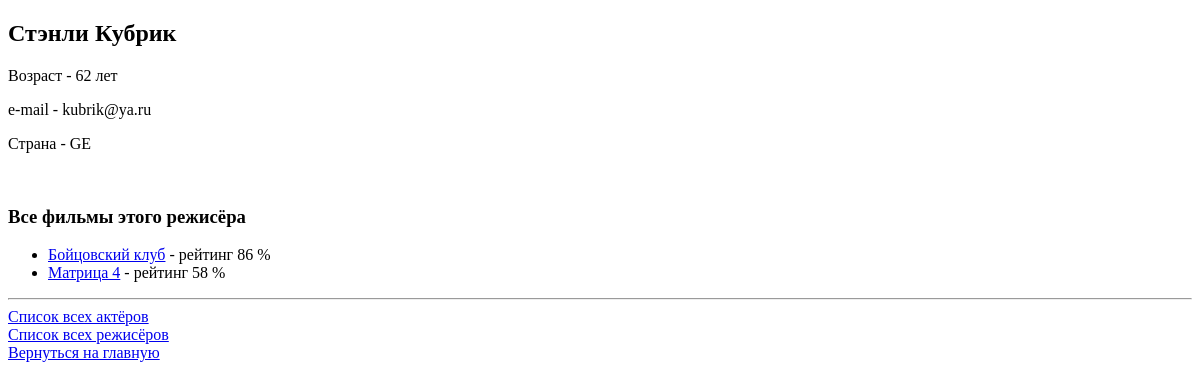
The page /director/kubrik-stenli on the database as committed earlier.
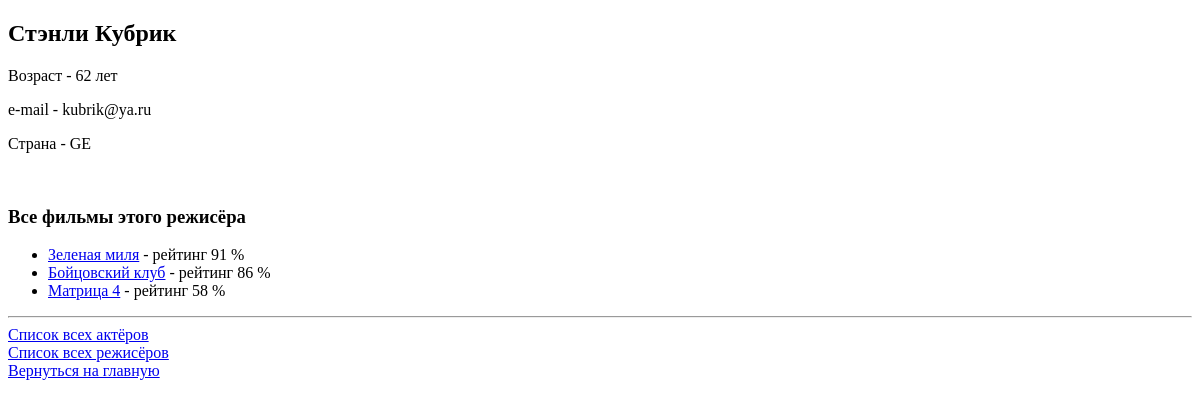
The same page on the database as committed later.
### movie_app/models.py (models this page shows, shortened)
class Movie(models.Model):
    EUR = 'EUR'
    USD = 'USD'
    RUB = 'RUB'
    CURRENCYL_CHOICES = [
        (EUR, 'Euro'),
        (USD, 'Dollar'),
        (RUB, 'Rubles')
    ]
    name = models.CharField(max_length=40)
    rating = models.IntegerField(blank=True, validators=[MinValueValidator(1),
                                                         MaxValueValidator(100)])
    year = models.IntegerField(null=True, blank=True, validators=[MinValueValidator(1800),
                                                                  MaxValueValidator(2022)])
    budget = models.IntegerField(default=10000000, blank=True, validators=[MinValueValidator(0)])
    currency = models.CharField(max_length=3, choices=CURRENCYL_CHOICES, default=RUB)
    slug = models.SlugField(default='', null=False, db_index=True)
    director = models.ForeignKey(Director, on_delete=models.CASCADE, null=True, related_name='movies')                     # ForeinKey - внешний ключ (связь 1 ко многим)
    actors = models.ManyToManyField(Actor, related_name='movies')                                                          # многие ко многим
    def get_url(self):
        return reverse('movie-details', args=[self.slug])

### movie_app/views.py (the view)
# urls.py: path('director/<slug:slug_director>', views.show_one_director, name='director-details')
def show_one_director(request, slug_director):
    director = get_object_or_404(Director, slug=slug_director)
    return render(request, 'movie_app/one_director.html', {'director': director})

### movie_app/models.py (called while the page is built)
    def __str__(self):
        return f'{self.first_name} {self.last_name}'

### movie_app/templates/movie_app/one_director.html (shortened to what this page needs)
{% extends 'movie_app/base.html' %}
{% block content %}
    <h2>{{director}}</h2>
    <p>Возраст - {{director.age}} лет</p>
    <p>e-mail - {{director.director_email}}</p>
    <p>Страна - {{director.country}}</p>
<br>
    <h3>Все фильмы этого режисёра</h3>
    <ul>
        {% for movie in director.movies.all %}
            <li><a href="{{ movie.get_url }}">{{movie.name}}</a> - рейтинг {{movie.rating}} %</li>
        {% endfor %}
    </ul>
    <hr>
    <a href="{% url 'all-actors' %}">Список всех актёров</a> <br>
    <a href="{% url 'all-directors' %}">Список всех режисёров</a> <br>
    <a href="{% url 'movie-index' %}">Вернуться на главную</a>
{% endblock %}

Rows that differ between the two databases and show on the page:
now on this page (row edited): Movie: name "Зеленая миля", rating "91"
